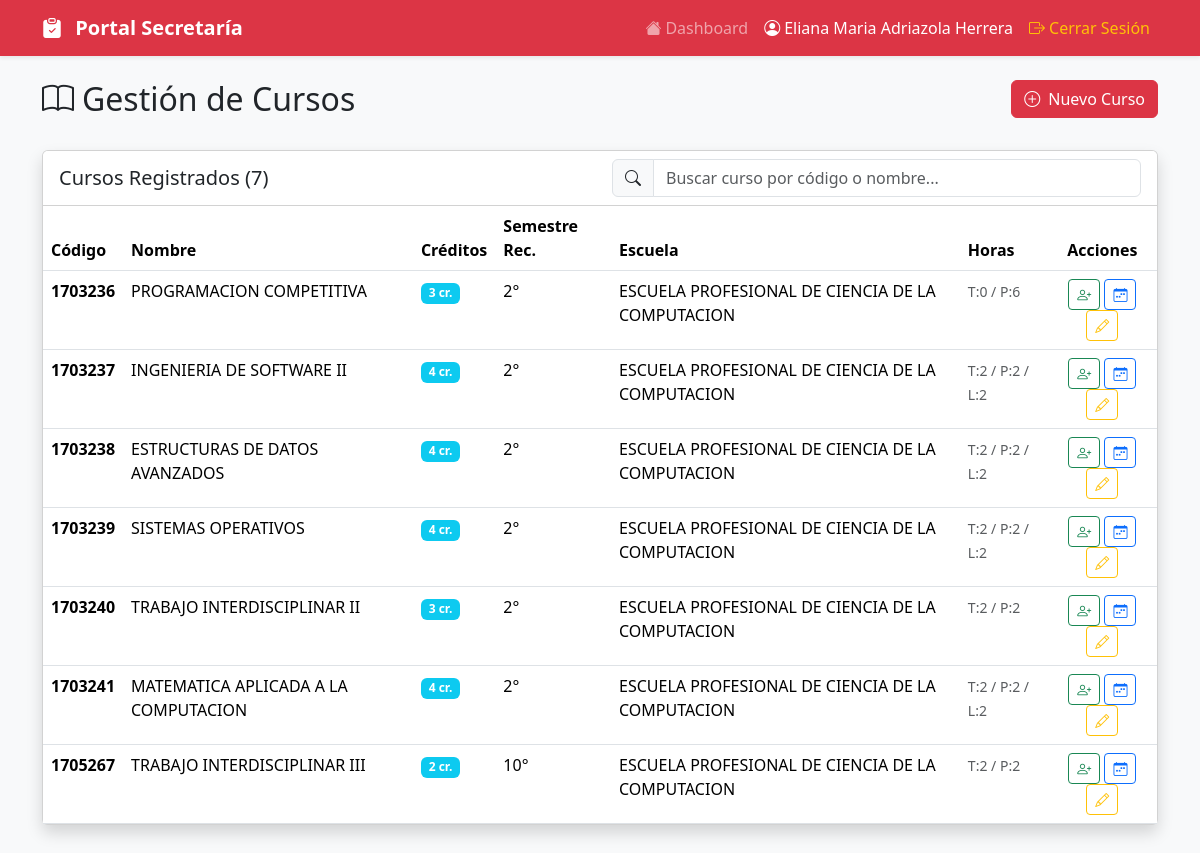
The app's page /gestion/cursos/ (signed in) with its own data.
### app/models/usuario/models.py (models this page shows, shortened)
class Usuario(AbstractBaseUser, PermissionsMixin):
    codigo = models.CharField(max_length=20, unique=True, primary_key=True)
    nombres = models.CharField(max_length=100)
    apellidos = models.CharField(max_length=100)
    email = models.EmailField(unique=True, validators=[EmailValidator()])
    telefono = models.CharField(max_length=20, blank=True, null=True)
    dni = models.CharField(
        max_length=8,
        unique=True,
        validators=[RegexValidator(regex=r'^\d{8}$', message='DNI debe tener 8 dígitos')]
    )
    tipo_usuario = models.ForeignKey(
        TipoUsuario,
        on_delete=models.PROTECT,
        related_name='usuarios'
    )
    estado_cuenta = models.ForeignKey(
        EstadoCuenta,
        on_delete=models.PROTECT,
        related_name='usuarios',
        default='ACTIVO'
    )
    permisos_usuario = models.ManyToManyField(
        Permiso,
        related_name='usuarios',
        blank=True
    )
    fecha_registro = models.DateTimeField(auto_now_add=True)
    fecha_actualizacion = models.DateTimeField(auto_now=True)
    ultimo_acceso = models.DateTimeField(null=True, blank=True)
    direccion_ip_ultimo_acceso = models.GenericIPAddressField(null=True, blank=True)
    is_active = models.BooleanField(default=True)
    is_staff = models.BooleanField(default=False)
    is_superuser = models.BooleanField(default=False)
    objects = UsuarioManager()
    USERNAME_FIELD = 'email'
    REQUIRED_FIELDS = ['codigo', 'nombres', 'apellidos', 'dni']
    class Meta:
        db_table = 'usuario'
        verbose_name = 'Usuario'
        verbose_name_plural = 'Usuarios'
        ordering = ['apellidos', 'nombres']
    @property
    def nombre_completo(self):
        return f"{self.nombres} {self.apellidos}"

class TipoUsuario(models.Model):
    TIPOS = [
        ('ADMIN', 'Administrador'),
        ('PROFESOR', 'Profesor'),
        ('ESTUDIANTE', 'Estudiante'),
        ('SECRETARIA', 'Secretaria'),
    ]
    codigo = models.CharField(max_length=20, unique=True, primary_key=True)
    nombre = models.CharField(max_length=100)
    descripcion = models.TextField(blank=True, null=True)
    class Meta:
        db_table = 'tipo_usuario'
        verbose_name = 'Tipo de Usuario'
        verbose_name_plural = 'Tipos de Usuario'

class Escuela(models.Model):
    codigo = models.CharField(max_length=20, unique=True, primary_key=True)
    nombre = models.CharField(max_length=200)
    facultad = models.CharField(max_length=200, blank=True, null=True)
    descripcion = models.TextField(blank=True, null=True)
    is_active = models.BooleanField(default=True)
    class Meta:
        db_table = 'escuela'
        verbose_name = 'Escuela'
        verbose_name_plural = 'Escuelas'

### app/models/curso/models.py (models this page shows, shortened)
class Curso(models.Model):
    codigo = models.CharField(max_length=20, unique=True, primary_key=True)
    nombre = models.CharField(max_length=200)
    descripcion = models.TextField(blank=True, null=True)
    creditos = models.IntegerField(default=3)
    horas_teoria = models.IntegerField(default=2)
    horas_practica = models.IntegerField(default=2)
    horas_laboratorio = models.IntegerField(default=0)
    semestre_recomendado = models.IntegerField(default=1)
    escuela = models.ForeignKey(
        Escuela,
        on_delete=models.PROTECT,
        related_name='cursos'
    )
    prerequisitos = models.ManyToManyField(
        'self',
        symmetrical=False,
        related_name='cursos_siguientes',
        blank=True
    )
    fecha_creacion = models.DateTimeField(auto_now_add=True)
    fecha_actualizacion = models.DateTimeField(auto_now=True)
    is_active = models.BooleanField(default=True)
    tiene_grupo_b = models.BooleanField(
        default=False,
        help_text='Si el curso tiene dos grupos (A y B)'
    )
    class Meta:
        db_table = 'curso'
        verbose_name = 'Curso'
        verbose_name_plural = 'Cursos'
        ordering = ['codigo']

### app/models/curso/admin_views.py (the view)
# urls.py: path('gestion/cursos/', listar_cursos, name='listar_cursos'),
@never_cache
@login_required
def listar_cursos(request):
    if not hasattr(request.user, 'tipo_usuario'):
        messages.error(request, 'No tiene permisos para acceder a esta página.')
        return redirect('login')
    cursos = Curso.objects.all().select_related('escuela').order_by('codigo')
    context = {
        'usuario': request.user,
        'cursos': cursos,
    }
    return render(request, 'admin/listar_cursos.html', context)

### Templates/admin/listar_cursos.html (shortened to what this page needs)
<!doctype html>
<html lang="es">
<head>
    <link href="https://cdn.jsdelivr.net/npm/bootstrap@5.3.2/dist/css/bootstrap.min.css" rel="stylesheet">
    <link rel="stylesheet" href="https://cdn.jsdelivr.net/npm/bootstrap-icons@1.11.1/font/bootstrap-icons.css">
</head>
<body class="bg-light">
        <nav class="navbar navbar-expand-lg navbar-dark bg-danger shadow-sm">
        <div class="container">
            <a class="navbar-brand fw-bold" href="{% if usuario.tipo_usuario.nombre == 'Administrador' %}{% url 'admin_dashboard' %}{% else %}{% url 'secretaria_dashboard' %}{% endif %}">
                <i class="bi {% if usuario.tipo_usuario.nombre == 'Administrador' %}bi-shield-fill{% else %}bi-clipboard-check-fill{% endif %} me-2"></i>
                Portal {% if usuario.tipo_usuario.nombre == 'Administrador' %}Administrador{% else %}Secretaría{% endif %}
            </a>
            <div class="collapse navbar-collapse" id="navbarNav">
                <ul class="navbar-nav ms-auto">
                    <li class="nav-item">
                        <a class="nav-link" href="{% if usuario.tipo_usuario.nombre == 'Administrador' %}{% url 'admin_dashboard' %}{% else %}{% url 'secretaria_dashboard' %}{% endif %}">
                            <i class="bi bi-house-fill me-1"></i>Dashboard
                        </a>
                    </li>
                    <li class="nav-item">
                        <span class="nav-link text-white">
                            <i class="bi bi-person-circle me-1"></i>{{ usuario.nombre_completo }}
                        </span>
                    </li>
                    <li class="nav-item">
                        <a class="nav-link text-warning" href="{% url 'logout' %}">
                            <i class="bi bi-box-arrow-right me-1"></i>Cerrar Sesión
                        </a>
                    </li>
                </ul>
            </div>
        </div>
    </nav>
    <main class="container mt-4 mb-5">
        <div class="row mb-4">
            <div class="col-md-8">
                <h2><i class="bi bi-book me-2"></i>Gestión de Cursos</h2>
            </div>
            <div class="col-md-4 text-end">
                <a href="{% url 'crear_curso' %}" class="btn btn-danger">
                    <i class="bi bi-plus-circle me-2"></i>Nuevo Curso
                </a>
            </div>
        </div>
        <div class="card shadow">
            <div class="card-header bg-white">
                <div class="row align-items-center">
                    <div class="col-md-6">
                        <h5 class="mb-0">Cursos Registrados ({{ cursos.count }})</h5>
                    </div>
                    <div class="col-md-6">
                        <div class="input-group">
                            <span class="input-group-text"><i class="bi bi-search"></i></span>
                            <input type="text" class="form-control" id="searchInput"
                                placeholder="Buscar curso por código o nombre...">
                        </div>
                    </div>
                </div>
            </div>
            <div class="card-body p-0">
                {% if cursos %}
                <div class="table-responsive">
                    <table class="table table-hover mb-0" id="cursosTable">
                        <thead class="bg-light">
                            <tr>
                                <th>Código</th>
                                <th>Nombre</th>
                                <th>Créditos</th>
                                <th>Semestre Rec.</th>
                                <th>Escuela</th>
                                <th>Horas</th>
                                <th class="text-center">Acciones</th>
                            </tr>
                        </thead>
                        <tbody>
                            {% for curso in cursos %}
                            <tr>
                                <td><strong>{{ curso.codigo }}</strong></td>
                                <td>{{ curso.nombre }}</td>
                                <td><span class="badge bg-info">{{ curso.creditos }} cr.</span></td>
                                <td>{{ curso.semestre_recomendado }}°</td>
                                <td>{{ curso.escuela.nombre }}</td>
                                <td>
                                    <small class="text-muted">
                                        T:{{ curso.horas_teoria }} /
                                        P:{{ curso.horas_practica }}
                                        {% if curso.horas_laboratorio %} / L:{{ curso.horas_laboratorio }}{% endif %}
                                    </small>
                                </td>
                                <td class="text-center">
                                    <a href="{% url 'asignar_profesores' curso.codigo %}"
                                        class="btn btn-sm btn-outline-success" title="Agregar Profesores">
                                        <i class="bi bi-person-plus"></i>
                                    </a>
                                    <a href="{% url 'secretaria_horarios_cursos' %}"
                                        class="btn btn-sm btn-outline-primary" title="Gestionar Horarios">
                                        <i class="bi bi-calendar-week"></i>
                                    </a>
                                    <a href="{% url 'editar_curso' curso.codigo %}"
                                        class="btn btn-sm btn-outline-warning" title="Editar">
                                        <i class="bi bi-pencil"></i>
                                    </a>
                                </td>
                            </tr>
                            {% endfor %}
                        </tbody>
                    </table>
                </div>
                {% endif %}
            </div>
        </div>
    </main>
</body>
</html>

### records on screen
Usuario: nombre_completo "Eliana Maria Adriazola Herrera"
Curso: codigo "1703236", nombre "PROGRAMACION COMPETITIVA", creditos "3", semestre_recomendado "2", escuela.nombre "ESCUELA PROFESIONAL DE CIENCIA DE LA COMPUTACION", horas_teoria "0", horas_practica "6"
Curso: codigo "1703237", nombre "INGENIERIA DE SOFTWARE II", creditos "4", semestre_recomendado "2", escuela.nombre "ESCUELA PROFESIONAL DE CIENCIA DE LA COMPUTACION", horas_teoria "2", horas_practica "2", horas_laboratorio "2"
Curso: codigo "1703238", nombre "ESTRUCTURAS DE DATOS AVANZADOS", creditos "4", semestre_recomendado "2", escuela.nombre "ESCUELA PROFESIONAL DE CIENCIA DE LA COMPUTACION", horas_teoria "2", horas_practica "2", horas_laboratorio "2"
Curso: codigo "1703239", nombre "SISTEMAS OPERATIVOS", creditos "4", semestre_recomendado "2", escuela.nombre "ESCUELA PROFESIONAL DE CIENCIA DE LA COMPUTACION", horas_teoria "2", horas_practica "2", horas_laboratorio "2"
Curso: codigo "1703240", nombre "TRABAJO INTERDISCIPLINAR II", creditos "3", semestre_recomendado "2", escuela.nombre "ESCUELA PROFESIONAL DE CIENCIA DE LA COMPUTACION", horas_teoria "2", horas_practica "2"
Curso: codigo "1703241", nombre "MATEMATICA APLICADA A LA COMPUTACION", creditos "4", semestre_recomendado "2", escuela.nombre "ESCUELA PROFESIONAL DE CIENCIA DE LA COMPUTACION", horas_teoria "2", horas_practica "2", horas_laboratorio "2"
Curso: codigo "1705267", nombre "TRABAJO INTERDISCIPLINAR III", creditos "2", semestre_recomendado "10", escuela.nombre "ESCUELA PROFESIONAL DE CIENCIA DE LA COMPUTACION", horas_teoria "2", horas_practica "2"

### other values on screen
{{ cursos.count }} "7"
